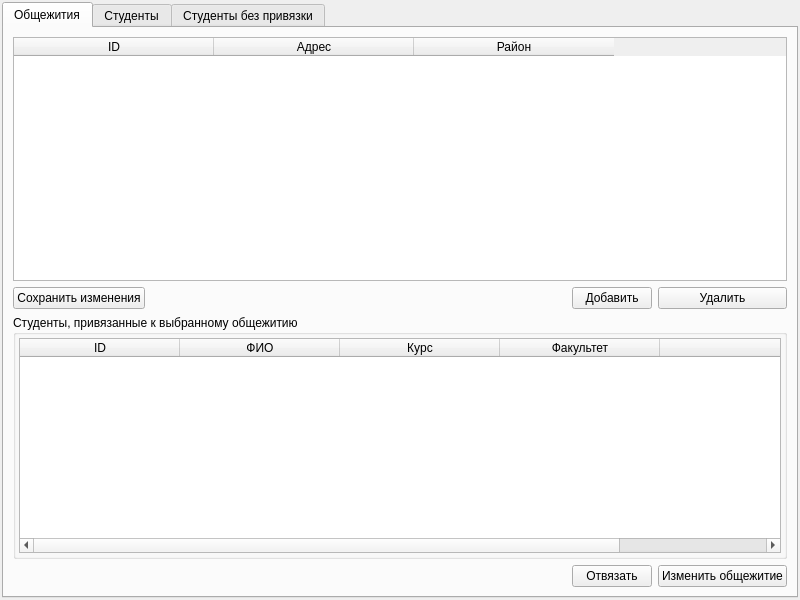
<?xml version="1.0" encoding="UTF-8"?>
<ui version="4.0">
 <class>MainWindow</class>
 <widget class="QMainWindow" name="MainWindow">
  <property name="geometry">
   <rect>
    <x>0</x>
    <y>0</y>
    <width>800</width>
    <height>600</height>
   </rect>
  </property>
  <property name="sizePolicy">
   <sizepolicy hsizetype="Preferred" vsizetype="Preferred">
    <horstretch>0</horstretch>
    <verstretch>0</verstretch>
   </sizepolicy>
  </property>
  <property name="minimumSize">
   <size>
    <width>800</width>
    <height>600</height>
   </size>
  </property>
  <property name="maximumSize">
   <size>
    <width>16777215</width>
    <height>16777215</height>
   </size>
  </property>
  <property name="acceptDrops">
   <bool>true</bool>
  </property>
  <property name="windowTitle">
   <string>Управление привязкой к общежитию</string>
  </property>
  <property name="windowIcon">
   <iconset>
    <normaloff>../../../../../Windows/System32/@AppHelpToast.png</normaloff>../../../../../Windows/System32/@AppHelpToast.png</iconset>
  </property>
  <property name="windowOpacity">
   <double>1.000000000000000</double>
  </property>
  <property name="iconSize">
   <size>
    <width>32</width>
    <height>32</height>
   </size>
  </property>
  <widget class="QWidget" name="centralwidget">
   <layout class="QGridLayout" name="gridLayout">
    <property name="leftMargin">
     <number>2</number>
    </property>
    <property name="topMargin">
     <number>2</number>
    </property>
    <property name="rightMargin">
     <number>2</number>
    </property>
    <property name="bottomMargin">
     <number>2</number>
    </property>
    <property name="spacing">
     <number>2</number>
    </property>
    <item row="0" column="0">
     <widget class="QTabWidget" name="tabWidget">
      <property name="currentIndex">
       <number>0</number>
      </property>
      <widget class="QWidget" name="tab">
       <attribute name="title">
        <string>Общежития</string>
       </attribute>
       <layout class="QGridLayout" name="gridLayout_2">
        <item row="3" column="1">
         <spacer name="horizontalSpacer">
          <property name="orientation">
           <enum>Qt::Horizontal</enum>
          </property>
          <property name="sizeHint" stdset="0">
           <size>
            <width>40</width>
            <height>20</height>
           </size>
          </property>
         </spacer>
        </item>
        <item row="5" column="4">
         <widget class="QPushButton" name="change_seaport_for_ship">
          <property name="text">
           <string>Изменить общежитие</string>
          </property>
         </widget>
        </item>
        <item row="5" column="3">
         <widget class="QPushButton" name="del_ship_in_seaport">
          <property name="text">
           <string>Отвязать</string>
          </property>
         </widget>
        </item>
        <item row="3" column="4">
         <widget class="QPushButton" name="del_seaport">
          <property name="text">
           <string>Удалить</string>
          </property>
         </widget>
        </item>
        <item row="3" column="3">
         <widget class="QPushButton" name="add_seaport">
          <property name="sizePolicy">
           <sizepolicy hsizetype="Minimum" vsizetype="Fixed">
            <horstretch>0</horstretch>
            <verstretch>0</verstretch>
           </sizepolicy>
          </property>
          <property name="text">
           <string>Добавить</string>
          </property>
         </widget>
        </item>
        <item row="3" column="0">
         <widget class="QPushButton" name="save_seaports">
          <property name="minimumSize">
           <size>
            <width>0</width>
            <height>0</height>
           </size>
          </property>
          <property name="sizeIncrement">
           <size>
            <width>0</width>
            <height>0</height>
           </size>
          </property>
          <property name="baseSize">
           <size>
            <width>0</width>
            <height>0</height>
           </size>
          </property>
          <property name="text">
           <string>Сохранить изменения</string>
          </property>
         </widget>
        </item>
        <item row="4" column="0" colspan="5">
         <widget class="QGroupBox" name="groupBox">
          <property name="sizePolicy">
           <sizepolicy hsizetype="Expanding" vsizetype="Expanding">
            <horstretch>0</horstretch>
            <verstretch>0</verstretch>
           </sizepolicy>
          </property>
          <property name="title">
           <string>Студенты, привязанные к выбранному общежитию</string>
          </property>
          <layout class="QGridLayout" name="gridLayout_4">
           <property name="leftMargin">
            <number>3</number>
           </property>
           <property name="topMargin">
            <number>3</number>
           </property>
           <property name="rightMargin">
            <number>3</number>
           </property>
           <property name="bottomMargin">
            <number>3</number>
           </property>
           <property name="spacing">
            <number>2</number>
           </property>
           <item row="0" column="0">
            <widget class="QTableWidget" name="ship_in_seaport_table">
             <property name="sizePolicy">
              <sizepolicy hsizetype="Expanding" vsizetype="Expanding">
               <horstretch>0</horstretch>
               <verstretch>0</verstretch>
              </sizepolicy>
             </property>
             <property name="editTriggers">
              <set>QAbstractItemView::NoEditTriggers</set>
             </property>
             <property name="selectionMode">
              <enum>QAbstractItemView::SingleSelection</enum>
             </property>
             <property name="selectionBehavior">
              <enum>QAbstractItemView::SelectRows</enum>
             </property>
             <property name="gridStyle">
              <enum>Qt::SolidLine</enum>
             </property>
             <attribute name="horizontalHeaderDefaultSectionSize">
              <number>160</number>
             </attribute>
             <column>
              <property name="text">
               <string>ID</string>
              </property>
             </column>
             <column>
              <property name="text">
               <string>ФИО</string>
              </property>
             </column>
             <column>
              <property name="text">
               <string>Курс</string>
              </property>
             </column>
             <column>
              <property name="text">
               <string>Факультет</string>
              </property>
             </column>
             <column>
              <property name="text">
               <string/>
              </property>
             </column>
            </widget>
           </item>
          </layout>
         </widget>
        </item>
        <item row="0" column="0" colspan="5">
         <widget class="QTableWidget" name="ports_table">
          <property name="selectionMode">
           <enum>QAbstractItemView::SingleSelection</enum>
          </property>
          <property name="selectionBehavior">
           <enum>QAbstractItemView::SelectRows</enum>
          </property>
          <property name="gridStyle">
           <enum>Qt::SolidLine</enum>
          </property>
          <attribute name="horizontalHeaderDefaultSectionSize">
           <number>200</number>
          </attribute>
          <column>
           <property name="text">
            <string>ID</string>
           </property>
          </column>
          <column>
           <property name="text">
            <string>Адрес</string>
           </property>
          </column>
          <column>
           <property name="text">
            <string>Район</string>
           </property>
          </column>
         </widget>
        </item>
        <item row="5" column="0" colspan="2">
         <spacer name="horizontalSpacer_2">
          <property name="orientation">
           <enum>Qt::Horizontal</enum>
          </property>
          <property name="sizeHint" stdset="0">
           <size>
            <width>40</width>
            <height>20</height>
           </size>
          </property>
         </spacer>
        </item>
       </layout>
      </widget>
      <widget class="QWidget" name="tab_2">
       <attribute name="title">
        <string>Студенты</string>
       </attribute>
       <layout class="QGridLayout" name="gridLayout_3">
        <item row="2" column="3">
         <widget class="QPushButton" name="add_new_row_ship">
          <property name="text">
           <string>Добавить</string>
          </property>
         </widget>
        </item>
        <item row="2" column="4">
         <widget class="QPushButton" name="del_ship">
          <property name="text">
           <string>Удалить</string>
          </property>
         </widget>
        </item>
        <item row="2" column="0">
         <widget class="QPushButton" name="save_ships">
          <property name="text">
           <string>Сохранить изменения</string>
          </property>
         </widget>
        </item>
        <item row="0" column="0" colspan="5">
         <widget class="QTableWidget" name="ships_table">
          <property name="selectionMode">
           <enum>QAbstractItemView::SingleSelection</enum>
          </property>
          <property name="selectionBehavior">
           <enum>QAbstractItemView::SelectRows</enum>
          </property>
          <attribute name="horizontalHeaderDefaultSectionSize">
           <number>140</number>
          </attribute>
          <column>
           <property name="text">
            <string>ID</string>
           </property>
          </column>
          <column>
           <property name="text">
            <string>ID общежития</string>
           </property>
          </column>
          <column>
           <property name="text">
            <string>ФИО</string>
           </property>
          </column>
          <column>
           <property name="text">
            <string>Курс</string>
           </property>
          </column>
          <column>
           <property name="text">
            <string>Факультет</string>
           </property>
          </column>
         </widget>
        </item>
        <item row="2" column="1">
         <spacer name="horizontalSpacer_3">
          <property name="orientation">
           <enum>Qt::Horizontal</enum>
          </property>
          <property name="sizeType">
           <enum>QSizePolicy::Expanding</enum>
          </property>
          <property name="sizeHint" stdset="0">
           <size>
            <width>80</width>
            <height>20</height>
           </size>
          </property>
         </spacer>
        </item>
       </layout>
      </widget>
      <widget class="QWidget" name="tab_3">
       <attribute name="title">
        <string>Студенты без привязки</string>
       </attribute>
       <layout class="QGridLayout" name="gridLayout_5">
        <item row="0" column="0" colspan="3">
         <widget class="QTableWidget" name="free_ships_table">
          <property name="selectionMode">
           <enum>QAbstractItemView::SingleSelection</enum>
          </property>
          <property name="selectionBehavior">
           <enum>QAbstractItemView::SelectRows</enum>
          </property>
          <attribute name="horizontalHeaderDefaultSectionSize">
           <number>140</number>
          </attribute>
          <column>
           <property name="text">
            <string>ID</string>
           </property>
          </column>
          <column>
           <property name="text">
            <string>ID общежития</string>
           </property>
          </column>
          <column>
           <property name="text">
            <string>ФИО</string>
           </property>
          </column>
          <column>
           <property name="text">
            <string>Курс</string>
           </property>
          </column>
          <column>
           <property name="text">
            <string>Факультет</string>
           </property>
          </column>
         </widget>
        </item>
        <item row="1" column="0">
         <widget class="QPushButton" name="save_free_ships">
          <property name="text">
           <string>Сохранить изменения</string>
          </property>
         </widget>
        </item>
        <item row="1" column="1">
         <spacer name="horizontalSpacer_4">
          <property name="orientation">
           <enum>Qt::Horizontal</enum>
          </property>
          <property name="sizeType">
           <enum>QSizePolicy::Expanding</enum>
          </property>
          <property name="sizeHint" stdset="0">
           <size>
            <width>563</width>
            <height>20</height>
           </size>
          </property>
         </spacer>
        </item>
        <item row="1" column="2">
         <widget class="QPushButton" name="del_free_ships">
          <property name="text">
           <string>Удалить</string>
          </property>
         </widget>
        </item>
       </layout>
      </widget>
     </widget>
    </item>
   </layout>
  </widget>
 </widget>
 <resources/>
 <connections/>
</ui>
